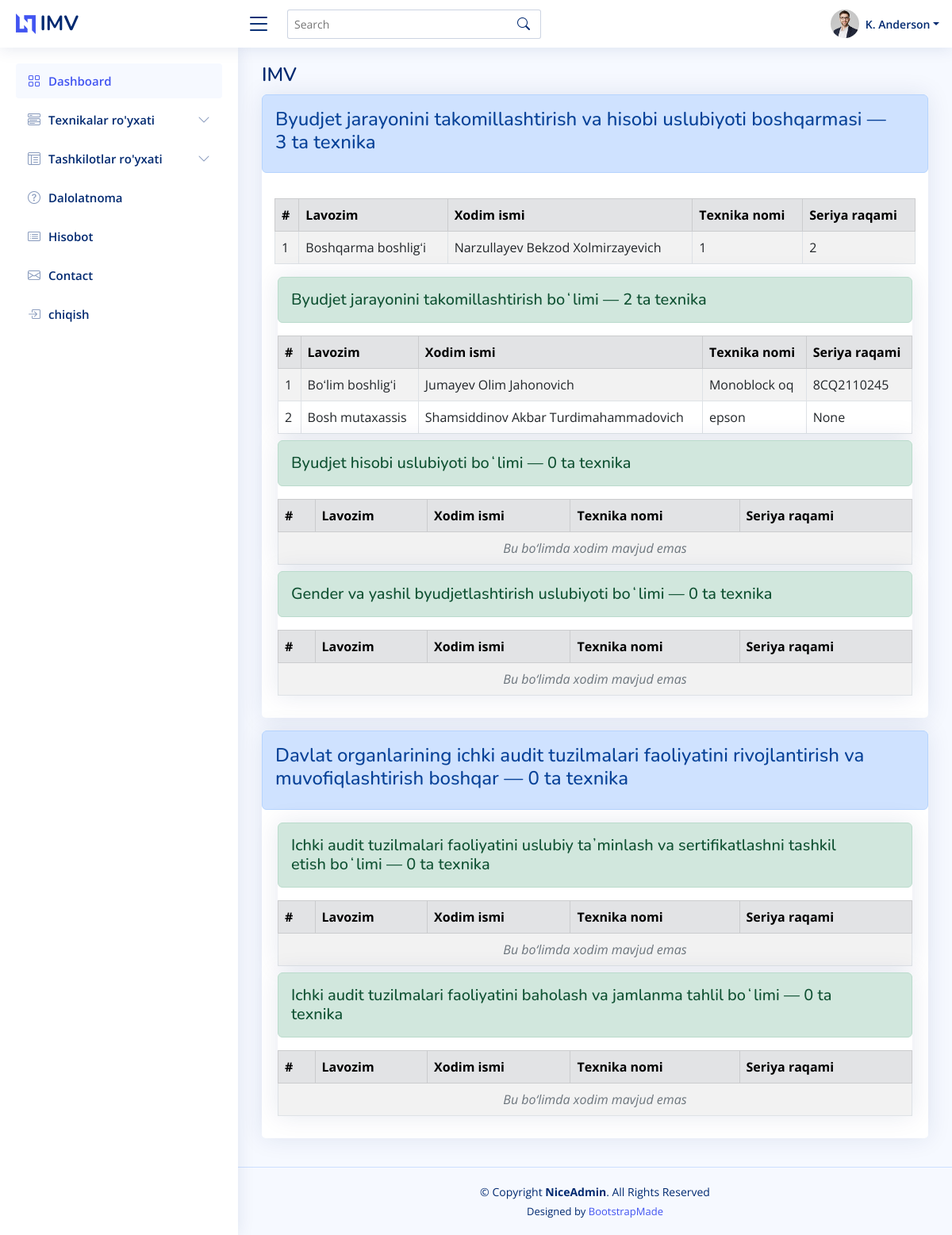
Page /organization/1/ on the earlier database version.
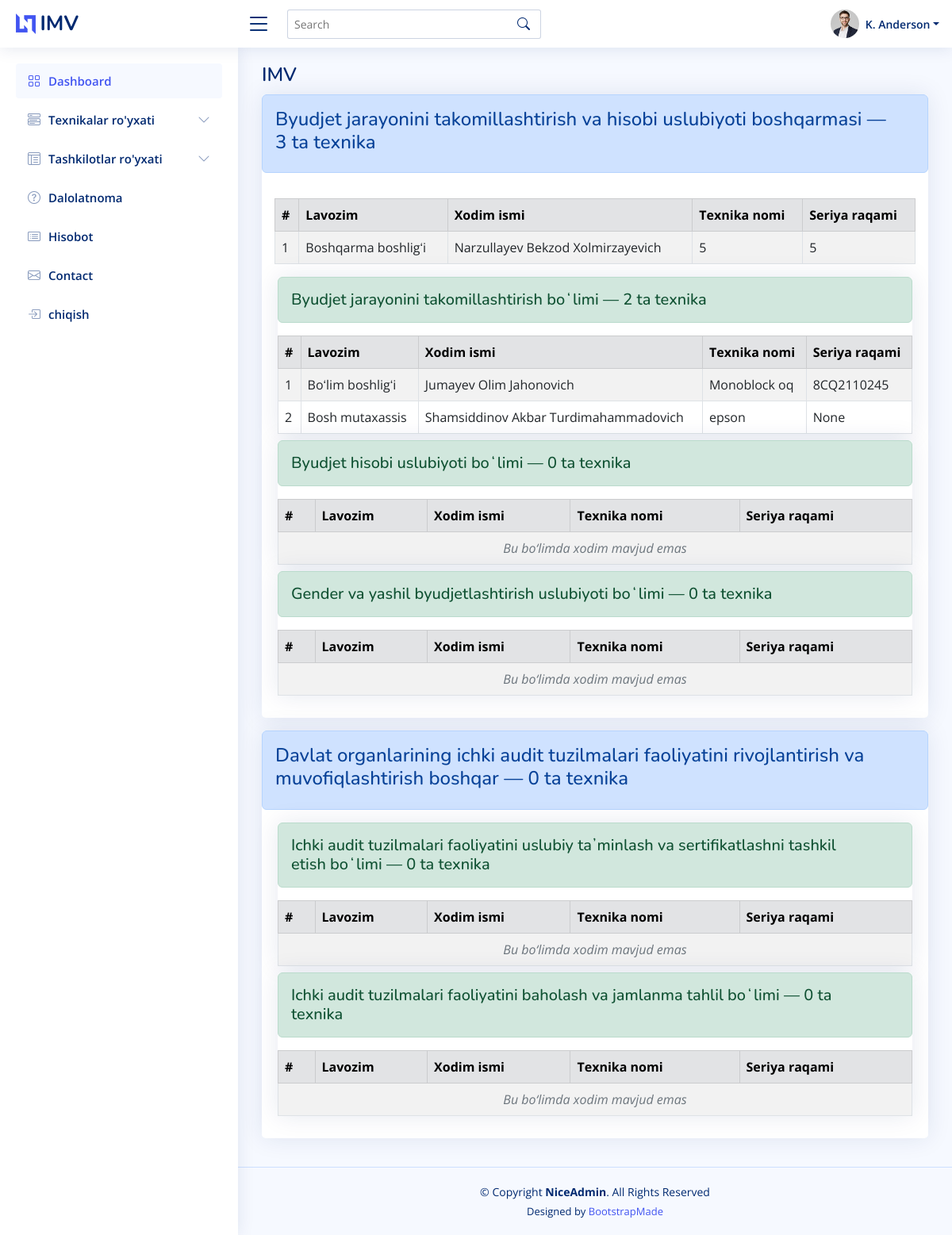
Same page on the later database version.
### main/models.py (models this page shows, shortened)
class Technics(models.Model):
    category = models.ForeignKey(Category, on_delete=models.SET_NULL,null=True,blank=True)
    employee = models.ForeignKey(Employee, on_delete=models.SET_NULL,null=True,blank=True)
    name = models.CharField(max_length=100)
    model = models.CharField(max_length=100,null=True,blank=True)
    serial = models.CharField(max_length=100,null=True,blank=True)
    moc = models.CharField(max_length=100, null=True, blank=True)
    ip = models.CharField(max_length=100,null=True,blank=True)
    year = models.CharField(max_length=50,null=True,blank=True)
    body = models.CharField(max_length=500,null=True,blank=True)
    is_staff = models.BooleanField(default=True)
    is_active = models.BooleanField(default=True)
    author = models.ForeignKey(User, on_delete=models.SET_NULL,null=True,blank=True)
    date_creat = models.DateField(auto_now_add=True)
    date_edit = models.DateField(auto_now=True)
    class Meta:
        db_table = 'technics'

### main/views.py (the view)
# urls.py: path('organization/<int:pk>/', organization, name='organization'),
def organization(request, pk):
    organization = get_object_or_404(Organization, pk=pk)
    positions_qs = Position.objects.annotate(
        technics_count=Count('employee__technics')
    ).prefetch_related(
        'employee_set__technics_set'
    )
    departments = Department.objects.filter(organization=organization) \
        .annotate(
        technics_count=Count('position__employee__technics', distinct=True)+Count('employee__technics', distinct=True),
    ) \
        .prefetch_related(
        Prefetch('position_set', queryset=positions_qs)
    )
    context = {
        'organization': organization,
        'departments': departments,
        'categorys': Category.objects.all(),
        'organizations': Organization.objects.all(),
    }
    return render(request, 'main/organization.html', context)

### main/models.py (called while the page is built)
    def __str__(self):
        return self.name

### templates/main/organization.html (shortened to what the changed rows need)
{% extends 'base.html' %}
{% load static %}
{% block content %}
  <main id="main" class="main">
    <div class="pagetitle">
      <h1>{{organization.name}}</h1>
    </div>
     <section class="section">
      <div class="row align-items-top">
        <div class="col-lg-12">
          {% for dep in departments %}
            <div class="card mb-3">
              <div class="alert alert-primary alert-dismissible">
                <h4>{{ dep.name }} — {{ dep.technics_count }} ta texnika</h4>
              </div>
              {% if dep.employee_set %}
                {% for emp in dep.employee_set.all %}
                  <div class="card-body p-0 m-3">
                    <table class="table table-bordered table-striped mb-0">
                      <thead class="table-secondary">
                        <tr>
                          <th>#</th>
                          <th>Lavozim</th>
                          <th>Xodim ismi</th>
                          <th>Texnika nomi</th>
                          <th>Seriya raqami</th>
                        </tr>
                      </thead>
                      <tbody>
                          {% with emp.technics_set.all as techs %}
                            {% if techs %}
                              {% for tech in techs %}
                              <tr>
                                <td>{{ forloop.parentloop.counter }}</td>
                                <td>{{ emp.rank }}</td>
                                <td>{{ emp.full_name }}</td>
                                <td>{{ tech.name }}</td>
                                <td>{{ tech.serial }}</td>
                              </tr>
                              {% endfor %}
                            {% endif %}
                          {% endwith %}
                      </tbody>
                    </table>
                  </div>
                {% endfor %}
              {% endif %}
              <div class="card-body">
                {% for pos in dep.position_set.all %}
                <div class="card mb-2">
                  <div class="alert alert-success alert-dismissible">
                    <h5 class="mb-0">{{ pos.name }} — {{ pos.technics_count }} ta texnika</h5>
                  </div>
                  <div class="card-body p-0">
                    <table class="table table-bordered table-striped mb-0">
                      <thead class="table-secondary">
                        <tr>
                          <th>#</th>
                          <th>Lavozim</th>
                          <th>Xodim ismi</th>
                          <th>Texnika nomi</th>
                          <th>Seriya raqami</th>
                        </tr>
                      </thead>
                      <tbody>
                        {% for emp in pos.employee_set.all %}
                          {% with emp.technics_set.all as techs %}
                            {% if techs %}
                              {% for tech in techs %}
                              <tr>
                                <td>{{ forloop.parentloop.counter }}</td>
                                <td>{{ emp.rank }}</td>
                                <td>{{ emp.full_name }}</td>
                                <td>{{ tech.name }}</td>
                                <td>{{ tech.serial }}</td>
                              </tr>
                              {% endfor %}
                            {% endif %}
                          {% endwith %}
                        {% empty %}
                          <tr>
                            <td colspan="5" class="text-center text-muted">
                              <em>Bu bo‘limda xodim mavjud emas</em>
                            </td>
                          </tr>
                        {% endfor %}
                      </tbody>
                    </table>
                  </div>
                </div>
                {% empty %}
                  <p class="text-muted"><em>Bu bo‘limda shtatlar mavjud emas.</em></p>
                {% endfor %}
              </div>
            </div>
            {% endfor %}
        </div>
      </div>
    </section>
  </main>
{% endblock content %}

Differences in the rows shown:
changed Technics (number 1 of 3 on the later page): name "1" → "5"; serial "2" → "5"
